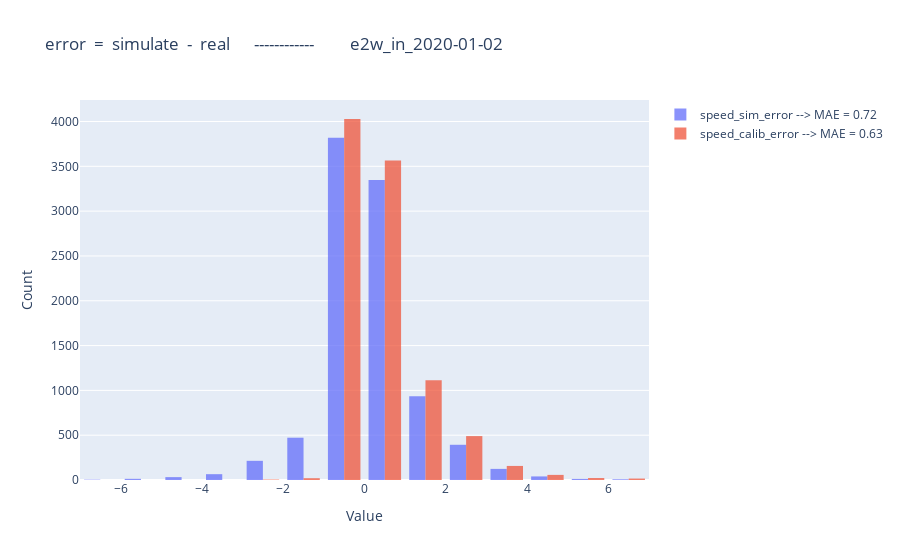

Here is the notebook cell this chart was saved with:
### Code cell
import plotly.graph_objects as go

fig = go.Figure()

xbins=dict(
        start=-7,  # Bin start
        end=7,    # Bin end
        size=1    # Bin size (width of each bin)
    )
sim_MAE = round(abs(compare_df['speed_sim_error']).mean(),2)
calib_MAE = round(abs(compare_df['speed_calib_error']).mean(),2)
fig.add_trace(go.Histogram(x=compare_df['speed_sim_error'], name=f"speed_sim_error --> MAE = {sim_MAE}", opacity=0.75, xbins=xbins))
fig.add_trace(go.Histogram(x=compare_df['speed_calib_error'], name=f"speed_calib_error --> MAE = {calib_MAE}", opacity=0.75, xbins=xbins))

fig.update_layout(
    barmode='group',  # Use 'overlay' if you want stacked look
    xaxis_title='Value',
    yaxis_title='Count',
    title=f"error  =  simulate  -  real      ------------         {postfix}"
)

fig.show()
fig.write_html(f"diagram/hist_speed_error_{postfix}.html")

### Figure 1 — Plotly figure (JSON) as saved in the notebook; plotly's stock layout.template omitted (floating-point values rounded to 4 significant figures; data arrays with more than 128 entries replaced by an {"elided": "..."} marker saying what was removed)
{"data": [{"name": "speed_sim_error --> MAE = 0.72", "opacity": 0.75, "type": "histogram", "x": {"elided": "9481 float values"}, "xbins": {"end": 7, "size": 1, "start": -7}}, {"name": "speed_calib_error --> MAE = 0.63", "opacity": 0.75, "type": "histogram", "x": {"elided": "9481 float values"}, "xbins": {"end": 7, "size": 1, "start": -7}}], "layout": {"barmode": "group", "title": {"text": "error  =  simulate  -  real      ------------         e2w_in_2020-01-02"}, "xaxis": {"title": {"text": "Value"}}, "yaxis": {"title": {"text": "Count"}}}}
